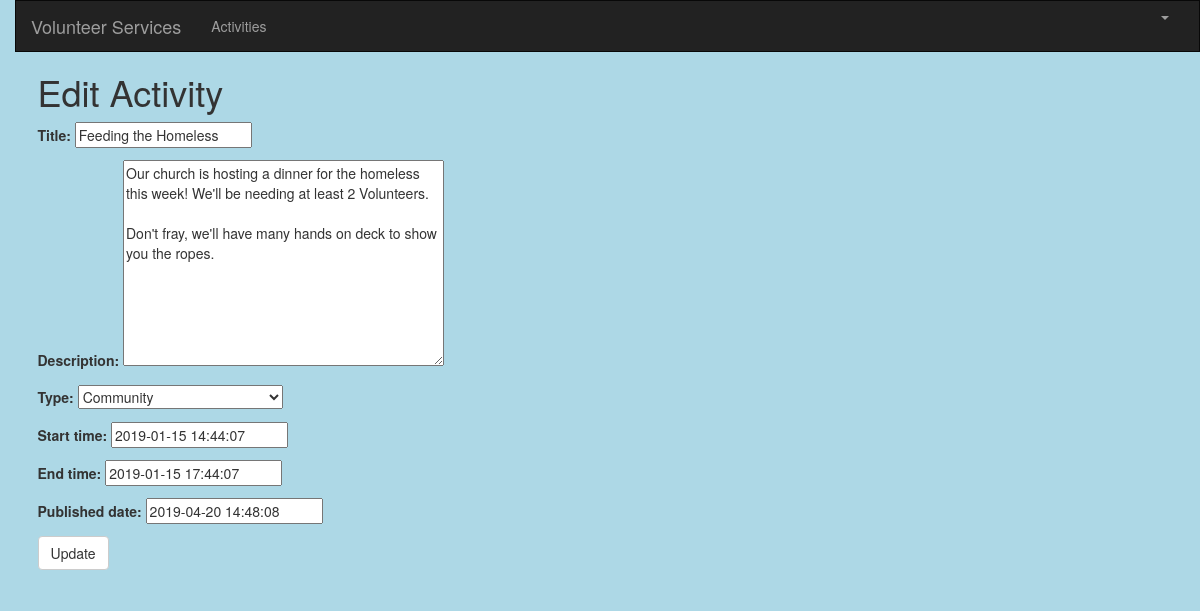
Page /activity/1/edit/ (signed in) on the committed database.
### volunnet/models.py (models this page shows, shortened)
class Activity(models.Model):
    title = models.CharField(max_length=200)
    description = models.TextField()
    type = models.CharField(max_length=30, choices=TYPE_CHOICES)
    start_time = models.DateTimeField(default=timezone.now)
    end_time = models.DateTimeField(default=timezone.now)
    published_date = models.DateTimeField(default=timezone.now)

### volunnet/views.py (the view)
# urls.py: path('activity/<int:pk>/edit/', views.activity_edit, name='activity_edit'),
@login_required
def activity_edit(request, pk):
   activity = get_object_or_404(Activity, pk=pk)
   if request.method == "POST":
       form = ActivityForm(request.POST, instance=activity)
       if form.is_valid():
           activity = form.save(commit=False)
           activity.updated_date = timezone.now()
           activity.save()
           activity = Activity.objects.filter(published_date__lte=timezone.now())
           return render(request, 'volunnet/activity_list.html',
                         {'activities': activity})
   else:
       form = ActivityForm(instance=activity)
   return render(request, 'volunnet/activity_edit.html', {'form': form})

### volunnet/forms.py
class ActivityForm(forms.ModelForm):
    class Meta:
        model = Activity
        fields = ('title', 'description', 'type', 'start_time', 'end_time', 'published_date')

### volunnet/templates/volunnet/activity_edit.html
{% extends 'base.html' %}
{% block content %}
    <h1>Edit Activity</h1>
    <form method="POST" class="activity-form">{% csrf_token %}
        {{ form.as_p }}
        <button type="submit" class="save btn btn-default">Update</button>
    </form>
{% endblock %}

### volunnet/static/css/portfolio.css (style rules this page uses)
body { padding-left: 15px; background-color: lightblue; color: #333333; }

### rows in the picture
Activity: title "Feeding the Homeless", description "Our church is hosting a dinner for the homeless this week! We'll be needing at least 2 Volunteers. Don't fray, we'll have many hands on deck to show you the ropes.", type "Community", start_time "2019-01-15 14:44:07", end_time "2019-01-15 17:44:07", published_date "2019-04-20 14:48:08"
